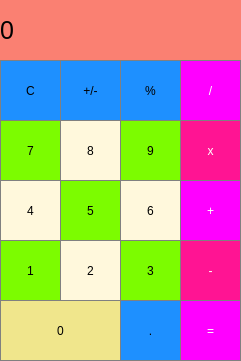
<?xml version="1.0" encoding="UTF-8"?>
<ui version="4.0">
 <class>MainWindow</class>
 <widget class="QMainWindow" name="MainWindow">
  <property name="geometry">
   <rect>
    <x>0</x>
    <y>0</y>
    <width>241</width>
    <height>361</height>
   </rect>
  </property>
  <property name="windowTitle">
   <string>MainWindow</string>
  </property>
  <property name="styleSheet">
   <string notr="true">QLabel {
  qproperty-alignment: 'AlignVCenter | AlignRight';
  border: 1px solid gray;
}

background-color : white;</string>
  </property>
  <widget class="QWidget" name="centralWidget">
   <widget class="QLabel" name="label">
    <property name="geometry">
     <rect>
      <x>0</x>
      <y>0</y>
      <width>241</width>
      <height>61</height>
     </rect>
    </property>
    <property name="font">
     <font>
      <pointsize>19</pointsize>
     </font>
    </property>
    <property name="styleSheet">
     <string notr="true">  background-color: rgb(250, 128, 114);
</string>
    </property>
    <property name="text">
     <string>0</string>
    </property>
   </widget>
   <widget class="QPushButton" name="pushButton_usun">
    <property name="geometry">
     <rect>
      <x>0</x>
      <y>60</y>
      <width>61</width>
      <height>61</height>
     </rect>
    </property>
    <property name="styleSheet">
     <string notr="true">QPushButton {
  background-color: rgb(30, 144, 255);
  border: 1px solid gray;
}
QPushButton:pressed {
    background-color: qlineargradient(x1: 0, y1: 0, x2: 0, y2: 1,
                                      stop: 0 #BEBEBE, stop: 1 #D7D7D7);
}</string>
    </property>
    <property name="text">
     <string>C</string>
    </property>
   </widget>
   <widget class="QPushButton" name="pushButton_plusMinus">
    <property name="geometry">
     <rect>
      <x>60</x>
      <y>60</y>
      <width>61</width>
      <height>61</height>
     </rect>
    </property>
    <property name="styleSheet">
     <string notr="true">QPushButton {
  background-color: rgb(30, 144, 255);
  border: 1px solid gray;
}
QPushButton:pressed {
    background-color: qlineargradient(x1: 0, y1: 0, x2: 0, y2: 1,
                                      stop: 0 #BEBEBE, stop: 1 #D7D7D7);
}</string>
    </property>
    <property name="text">
     <string>+/-</string>
    </property>
   </widget>
   <widget class="QPushButton" name="pushButton_procent">
    <property name="geometry">
     <rect>
      <x>120</x>
      <y>60</y>
      <width>61</width>
      <height>61</height>
     </rect>
    </property>
    <property name="styleSheet">
     <string notr="true">QPushButton {
  background-color: rgb(30, 144, 255);
  border: 1px solid gray;
}
QPushButton:pressed {
    background-color: qlineargradient(x1: 0, y1: 0, x2: 0, y2: 1,
                                      stop: 0 #BEBEBE, stop: 1 #D7D7D7);
}</string>
    </property>
    <property name="text">
     <string>%</string>
    </property>
   </widget>
   <widget class="QPushButton" name="pushButton_podzielic">
    <property name="geometry">
     <rect>
      <x>180</x>
      <y>60</y>
      <width>61</width>
      <height>61</height>
     </rect>
    </property>
    <property name="styleSheet">
     <string notr="true">QPushButton {
  background-color: rgb(255, 0, 255);
  color: white; 
  border: 1px solid gray;
}

QPushButton:pressed {
    background-color: qlineargradient(x1: 0, y1: 0, x2: 0, y2: 1,
                                      stop: 0 #FF7832, stop: 1 #FF9739);
}</string>
    </property>
    <property name="text">
     <string>/</string>
    </property>
   </widget>
   <widget class="QPushButton" name="pushButton_9">
    <property name="geometry">
     <rect>
      <x>120</x>
      <y>120</y>
      <width>61</width>
      <height>61</height>
     </rect>
    </property>
    <property name="styleSheet">
     <string notr="true">QPushButton {
   background-color: rgb(124, 252, 0);
   border: 1px solid gray;
}
QPushButton:pressed {
    background-color: qlineargradient(x1: 0, y1: 0, x2: 0, y2: 1,
                                      stop: 0 #dadbde, stop: 1 #f6f7fa);
}
</string>
    </property>
    <property name="text">
     <string>9</string>
    </property>
   </widget>
   <widget class="QPushButton" name="pushButton_pomnozyc">
    <property name="geometry">
     <rect>
      <x>180</x>
      <y>120</y>
      <width>61</width>
      <height>61</height>
     </rect>
    </property>
    <property name="styleSheet">
     <string notr="true">QPushButton {
  background-color: rgb(255, 20, 147);
  color: white; 
  border: 1px solid gray;
}

QPushButton:pressed {
    background-color: qlineargradient(x1: 0, y1: 0, x2: 0, y2: 1,
                                      stop: 0 #FF7832, stop: 1 #FF9739);
}</string>
    </property>
    <property name="text">
     <string>x</string>
    </property>
   </widget>
   <widget class="QPushButton" name="pushButton_7">
    <property name="geometry">
     <rect>
      <x>0</x>
      <y>120</y>
      <width>61</width>
      <height>61</height>
     </rect>
    </property>
    <property name="styleSheet">
     <string notr="true">QPushButton {
   background-color: rgb(124, 252, 0);
   border: 1px solid gray;
}
QPushButton:pressed {
    background-color: qlineargradient(x1: 0, y1: 0, x2: 0, y2: 1,
                                      stop: 0 #dadbde, stop: 1 #f6f7fa);
}
</string>
    </property>
    <property name="text">
     <string>7</string>
    </property>
   </widget>
   <widget class="QPushButton" name="pushButton_8">
    <property name="geometry">
     <rect>
      <x>60</x>
      <y>120</y>
      <width>61</width>
      <height>61</height>
     </rect>
    </property>
    <property name="styleSheet">
     <string notr="true">QPushButton {
   background-color: rgb(255, 248, 220);
   border: 1px solid gray;
}
QPushButton:pressed {
    background-color: qlineargradient(x1: 0, y1: 0, x2: 0, y2: 1,
                                      stop: 0 #dadbde, stop: 1 #f6f7fa);
}
</string>
    </property>
    <property name="text">
     <string>8</string>
    </property>
   </widget>
   <widget class="QPushButton" name="pushButton_6">
    <property name="geometry">
     <rect>
      <x>120</x>
      <y>180</y>
      <width>61</width>
      <height>61</height>
     </rect>
    </property>
    <property name="styleSheet">
     <string notr="true">QPushButton {
   background-color: rgb(255, 248, 220);
   border: 1px solid gray;
}
QPushButton:pressed {
    background-color: qlineargradient(x1: 0, y1: 0, x2: 0, y2: 1,
                                      stop: 0 #dadbde, stop: 1 #f6f7fa);
}
</string>
    </property>
    <property name="text">
     <string>6</string>
    </property>
   </widget>
   <widget class="QPushButton" name="pushButton_dodac">
    <property name="geometry">
     <rect>
      <x>180</x>
      <y>180</y>
      <width>61</width>
      <height>61</height>
     </rect>
    </property>
    <property name="styleSheet">
     <string notr="true">QPushButton {
  background-color: rgb(255, 0, 255);
  color: white; 
  border: 1px solid gray;
}

QPushButton:pressed {
    background-color: qlineargradient(x1: 0, y1: 0, x2: 0, y2: 1,
                                      stop: 0 #FF7832, stop: 1 #FF9739);
}</string>
    </property>
    <property name="text">
     <string>+</string>
    </property>
   </widget>
   <widget class="QPushButton" name="pushButton_4">
    <property name="geometry">
     <rect>
      <x>0</x>
      <y>180</y>
      <width>61</width>
      <height>61</height>
     </rect>
    </property>
    <property name="styleSheet">
     <string notr="true">QPushButton {
   background-color: rgb(255, 248, 220);
   border: 1px solid gray;
}
QPushButton:pressed {
    background-color: qlineargradient(x1: 0, y1: 0, x2: 0, y2: 1,
                                      stop: 0 #dadbde, stop: 1 #f6f7fa);
}
</string>
    </property>
    <property name="text">
     <string>4</string>
    </property>
   </widget>
   <widget class="QPushButton" name="pushButton_5">
    <property name="geometry">
     <rect>
      <x>60</x>
      <y>180</y>
      <width>61</width>
      <height>61</height>
     </rect>
    </property>
    <property name="styleSheet">
     <string notr="true">QPushButton {
   background-color: rgb(124, 252, 0);
   border: 1px solid gray;
}
QPushButton:pressed {
    background-color: qlineargradient(x1: 0, y1: 0, x2: 0, y2: 1,
                                      stop: 0 #dadbde, stop: 1 #f6f7fa);
}
</string>
    </property>
    <property name="text">
     <string>5</string>
    </property>
   </widget>
   <widget class="QPushButton" name="pushButton_3">
    <property name="geometry">
     <rect>
      <x>120</x>
      <y>240</y>
      <width>61</width>
      <height>61</height>
     </rect>
    </property>
    <property name="styleSheet">
     <string notr="true">QPushButton {
   background-color: rgb(124, 252, 0);
   border: 1px solid gray;
}
QPushButton:pressed {
    background-color: qlineargradient(x1: 0, y1: 0, x2: 0, y2: 1,
                                      stop: 0 #dadbde, stop: 1 #f6f7fa);
}
</string>
    </property>
    <property name="text">
     <string>3</string>
    </property>
   </widget>
   <widget class="QPushButton" name="pushButton_odjac">
    <property name="geometry">
     <rect>
      <x>180</x>
      <y>240</y>
      <width>61</width>
      <height>61</height>
     </rect>
    </property>
    <property name="styleSheet">
     <string notr="true">QPushButton {
  background-color: rgb(255, 20, 147);
  color: white; 
  border: 1px solid gray;
}

QPushButton:pressed {
    background-color: qlineargradient(x1: 0, y1: 0, x2: 0, y2: 1,
                                      stop: 0 #FF7832, stop: 1 #FF9739);
}</string>
    </property>
    <property name="text">
     <string>-</string>
    </property>
   </widget>
   <widget class="QPushButton" name="pushButton_1">
    <property name="geometry">
     <rect>
      <x>0</x>
      <y>240</y>
      <width>61</width>
      <height>61</height>
     </rect>
    </property>
    <property name="styleSheet">
     <string notr="true">QPushButton {
   background-color: rgb(124, 252, 0);
   border: 1px solid gray;
}
QPushButton:pressed {
    background-color: qlineargradient(x1: 0, y1: 0, x2: 0, y2: 1,
                                      stop: 0 #dadbde, stop: 1 #f6f7fa);
}
</string>
    </property>
    <property name="text">
     <string>1</string>
    </property>
   </widget>
   <widget class="QPushButton" name="pushButton_2">
    <property name="geometry">
     <rect>
      <x>60</x>
      <y>240</y>
      <width>61</width>
      <height>61</height>
     </rect>
    </property>
    <property name="styleSheet">
     <string notr="true">QPushButton {
   background-color: rgb(255, 248, 220);
   border: 1px solid gray;
}
QPushButton:pressed {
    background-color: qlineargradient(x1: 0, y1: 0, x2: 0, y2: 1,
                                      stop: 0 #dadbde, stop: 1 #f6f7fa);
}
</string>
    </property>
    <property name="text">
     <string>2</string>
    </property>
   </widget>
   <widget class="QPushButton" name="pushButton_kropka">
    <property name="geometry">
     <rect>
      <x>120</x>
      <y>300</y>
      <width>61</width>
      <height>61</height>
     </rect>
    </property>
    <property name="styleSheet">
     <string notr="true">QPushButton {
  background-color: rgb(30, 144, 255);
  border: 1px solid gray;
}
QPushButton:pressed {
    background-color: qlineargradient(x1: 0, y1: 0, x2: 0, y2: 1,
                                      stop: 0 #BEBEBE, stop: 1 #D7D7D7);
}</string>
    </property>
    <property name="text">
     <string>.</string>
    </property>
   </widget>
   <widget class="QPushButton" name="pushButton_rownaSie">
    <property name="geometry">
     <rect>
      <x>180</x>
      <y>300</y>
      <width>61</width>
      <height>61</height>
     </rect>
    </property>
    <property name="styleSheet">
     <string notr="true">QPushButton {
  background-color: rgb(255, 0, 255);
  color: white; 
  border: 1px solid gray;
}

QPushButton:pressed {
    background-color: qlineargradient(x1: 0, y1: 0, x2: 0, y2: 1,
                                      stop: 0 #FF7832, stop: 1 #FF9739);
}</string>
    </property>
    <property name="text">
     <string>=</string>
    </property>
   </widget>
   <widget class="QPushButton" name="pushButton_0">
    <property name="geometry">
     <rect>
      <x>0</x>
      <y>300</y>
      <width>121</width>
      <height>61</height>
     </rect>
    </property>
    <property name="styleSheet">
     <string notr="true">QPushButton {
   background-color: rgb(240, 230, 140);
   border: 1px solid gray;
}
QPushButton:pressed {
    background-color: qlineargradient(x1: 0, y1: 0, x2: 0, y2: 1,
                                      stop: 0 #dadbde, stop: 1 #f6f7fa);
}
</string>
    </property>
    <property name="text">
     <string>0</string>
    </property>
   </widget>
  </widget>
 </widget>
 <layoutdefault spacing="6" margin="11"/>
 <resources/>
 <connections/>
</ui>
